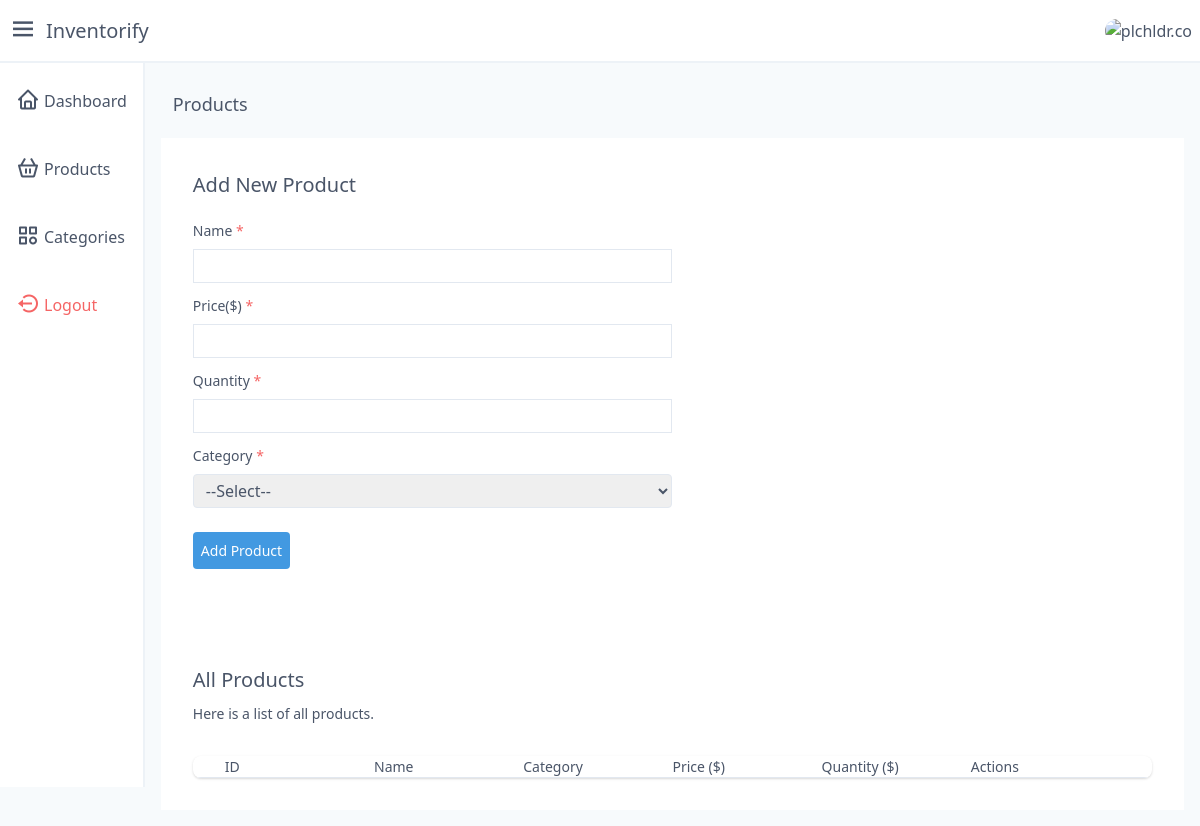
Before: /products (signed in) with the older database file.
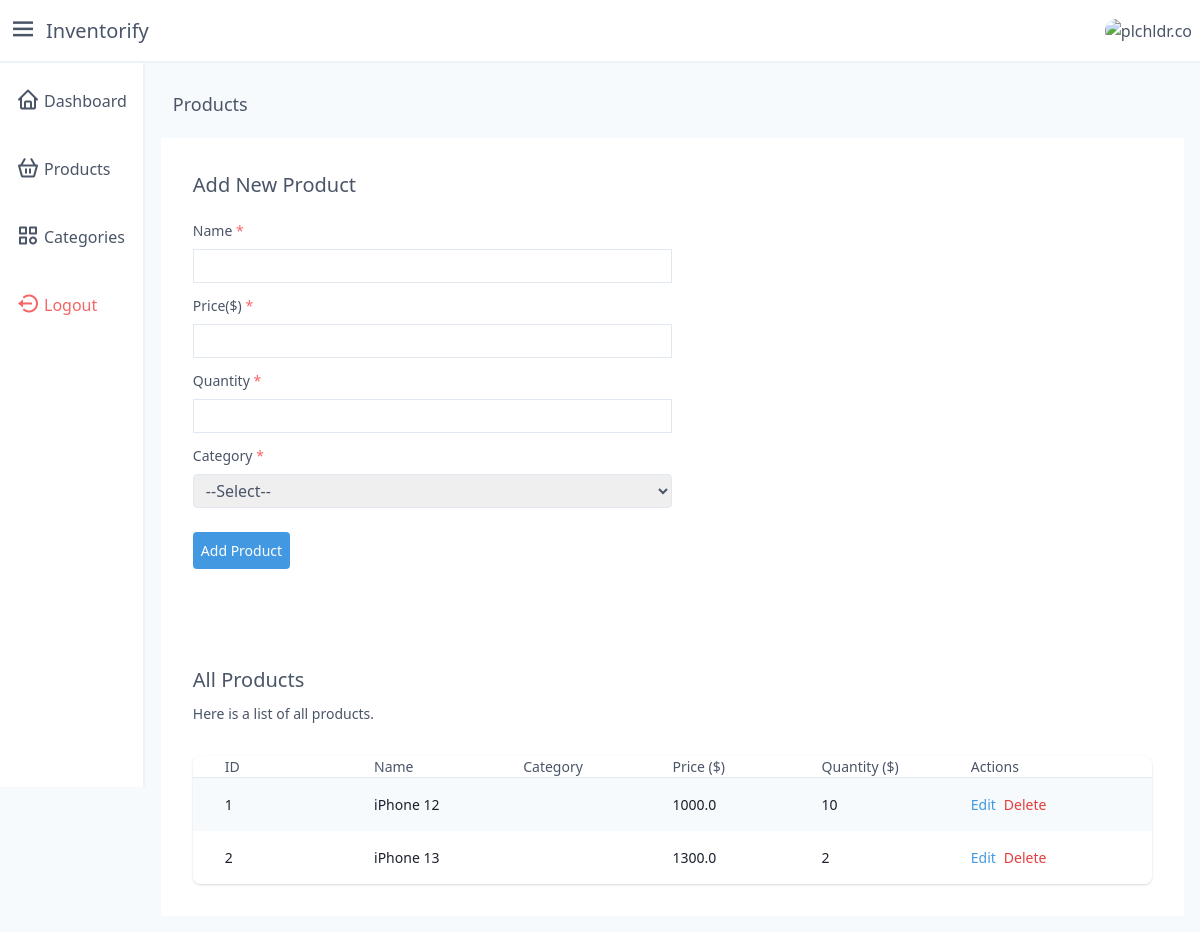
After: the same page with the newer database file.
### models.py (models this page shows, shortened)
class Product(Base):
    __tablename__ = 'products'
    id = Column(Integer, primary_key=True)
    name = Column(String, nullable=False, unique=True)
    price = Column(Float, nullable=False)
    quantity = Column(Integer, default=0)
    user_id = Column(Integer, ForeignKey('users.id'))
    category_id = Column(Integer, ForeignKey('categories.id'))
    user = relationship('User', back_populates='products')
    category = relationship('Category', back_populates='products')

### app.py (the view)
@app.get('/products')
def products():
    user_id = session.get('user_id')
    if not user_id:
        return redirect('/login')
    products = db.fetch_products(user_id)
    categories = db.fetch_categories(user_id)
    return render_template(
        'auth/products.html',
        products=enumerate(products),
        categories=categories
    )

### database.py (called while the page is built)
    def fetch_categories(self, user_id):
        return (
            self.session.query(Category)
                .filter(Category.user_id == user_id)
        )

    def fetch_products(self, user_id):
        return (
            self.session.query(Product)
                .filter(Product.user_id == user_id)
        )

### templates/auth/products.html (shortened to what this page needs)
{% extends 'auth/layout.j2' %}
{% block main %}
<div class="m-3 text-lg">
    Products
</div>
{% with v_error = get_flashed_messages(category_filter=["validation_error"]) %}
<section class="flex justify-center">
    <div class="w-full lg:p-8 p-4 bg-white mt-2">
        <h3 class="text-xl">Add New Product</h3>
        <form method="POST" action="/products" class="mt-5" enctype="multipart/form-data">
            <div class="my-3">
                <label class="text-sm block">
                    Name <span class="text-red-500">*</span>
                </label>
                <div class="mt-2">
                    <input name="name" type="text" class="px-2 py-1 lg:w-1/2 border border-gray-300" required />
                </div>
            </div>
            <div class="my-3">
                <label class="text-sm block">
                    Price($) <span class="text-red-500">*</span>
                </label>
                <div class="mt-2">
                    <input name="price" type="number" class="px-2 py-1 lg:w-1/2 border border-gray-300" required />
                </div>
            </div>
            <div class="my-3">
                <label class="text-sm block">
                    Quantity <span class="text-red-500">*</span>
                </label>
                <div class="mt-2">
                    <input name="quantity" type="number" class="px-2 py-1 lg:w-1/2 border border-gray-300" required />
                </div>
            </div>
            <div class="my-3">
                <label class="text-sm block">
                    Category <span class="text-red-500">*</span>
                </label>
                <div class="mt-2">
                    <select name="category_id" class="px-2 py-1 md:w-1/2 border border-gray-300 rounded" required>
                        <option value="" selected disabled>--Select--</option>
                    </select>
                </div>
            </div>
            <div class="mt-6">
                <button type='submit' class="p-2 bg-blue-500 text-white text-sm rounded">Add Product</button>
            </div>
        </form>
        <div class='mt-16 lg:flex lg:items-center'>
            <div class="lg:flex-auto">
                <h3 class='text-xl mt-8'>All Products</h3>
                <p class="mt-2 text-sm text-gray-700">
                    Here is a list of all products.
                </p>
            </div>
        </div>
        <div class="mt-8 flex flex-col">
            <div class="-my-2 -mx-4 overflow-x-auto sm:-mx-6 lg:-mx-8">
                <div class="inline-block min-w-full py-2 align-middle md:px-6 lg:px-8">
                    {% if not products %}
                    <p class="text-gray-700 text-md text-center">
                        You are yet to add any product.
                    </p>
                    {% else %}
                    <div class="overflow-hidden shadow ring-1 ring-black ring-opacity-5 lg:rounded-lg">
                        <div class="min-w-full divide-y divide-gray-300">
                            <div class="flex justify-between lg:px-8 px-4">
                                <h3 class="py-3.5 text-sm font-medium w-1/6 text-left">
                                    ID
                                </h3>
                                <h3 class="py-3.5 text-sm font-medium w-1/6 text-left">
                                    Name
                                </h3>
                                <h3 class="py-3.5 text-sm font-medium w-1/6 text-left">
                                    Category
                                </h3>
                                <h3 class="py-3.5 text-sm font-medium w-1/6 text-left">
                                    Price ($)
                                </h3>
                                <h3 class="py-3.5 text-sm font-medium w-1/6 text-left">
                                    Quantity ($)
                                </h3>
                                <h3 class="py-3.5 text-sm font-medium w-1/6 text-left">
                                    Actions
                                </h3>
                            </div>
                            <div class="bg-white">
                                {% for key, product in products %}
                                <div
                                    class="{{ 'bg-gray-100' if key % 2==0 else '' }} flex justify-between lg:px-8 px-4">
                                    <h3 class="whitespace-nowrap py-4 text-sm text-gray-900 w-1/6 text-left">
                                        {{ product.id }}
                                    </h3>
                                    <h3 class="whitespace-nowrap py-4 text-sm text-gray-900 w-1/6 text-left">
                                        {{ product.name }}
                                    </h3>
                                    <h3 class="whitespace-nowrap py-4 text-sm text-gray-900 w-1/6 text-left">
                                    </h3>
                                    <h3 class="whitespace-nowrap py-4 text-sm text-gray-900 w-1/6 text-left">
                                        {{ product.price }}
                                    </h3>
                                    <h3 class="whitespace-nowrap py-4 text-sm text-gray-900 w-1/6 text-left">
                                        {{ product.quantity }}
                                    </h3>
                                    <span class="py-4 text-right w-1/6 text-sm flex">
                                        <a href="/products/edit/{{product.id}}" class="text-blue-500">
                                            Edit
                                        </a>
                                        <form method="post" action="/categories/delete/{{product.id}}"
                                            class="inline-block">
                                            <button type="submit" class="text-red-600 inline-block ml-2">
                                                Delete
                                            </button>
                                        </form>
                                    </span>
                                </div>
                                {% endfor %}
                            </div>
                        </div>
                    </div>
                    {% endif %}
                </div>
            </div>
        </div>
    </div>
</section>
{% endwith %}
{% endblock %}

### templates/auth/layout.j2 (shortened to what this page needs)
<!DOCTYPE html>
<html lang="en">
<head>
  <link rel="stylesheet" href="https://unpkg.com/boxicons@2.0.7/css/boxicons.min.css" />
  <link href="https://unpkg.com/tailwindcss@^1.0/dist/tailwind.min.css" rel="stylesheet">
</head>
<body>
  <main class="min-h-screen w-full bg-gray-100 text-gray-700" x-data="layout">
    <header class="flex w-full items-center justify-between border-b-2 border-gray-200 bg-white p-2">
      <div class="flex items-center space-x-2">
        <button type="button" class="text-3xl" @click="asideOpen = !asideOpen"><i class="bx bx-menu"></i></button>
        <a href="/" class="text-xl">Inventorify</a>
      </div>
      <div
        class="h-9 w-9 overflow-hidden rounded-full">
        <img src="https://plchldr.co/i/40x40?bg=111111" alt="plchldr.co" />
      </div>
    </header>
    <div class="flex">
      <aside class="flex w-72 flex-col space-y-2 border-r-2 border-gray-200 bg-white p-2" style="height: 90.5vh" x-show="asideOpen">
        <a href="/dashboard" class="flex items-center space-x-1 rounded-md px-2 py-3 hover:bg-gray-100 hover:text-blue-600">
          <span class="text-2xl"><i class="bx bx-home"></i></span>
          <span>Dashboard</span>
        </a>
        <a href="/products" class="flex items-center space-x-1 rounded-md px-2 py-3 hover:bg-gray-100 hover:text-blue-600">
          <span class="text-2xl"><i class="bx bx-basket"></i></span>
          <span>Products</span>
        </a>
        <a href="/categories" class="flex items-center space-x-1 rounded-md px-2 py-3 hover:bg-gray-100 hover:text-blue-600">
          <span class="text-2xl"><i class="bx bx-category"></i></span>
          <span>Categories</span>
        </a>
        <form method="post" action="/logout" class="flex items-center space-x-1 rounded-md px-2 py-3 text-red-500 hover:text-red-300">
          <button type="submit" class="flex items-center">
            <span class="text-2xl"><i class='bx bx-log-out-circle'></i></span>
            <span class="ml-1">Logout</span>
          </button>
        </form>
      </aside>
      <div class="w-full p-4">
        {% block main%}{% endblock %}
      </div>
    </div>
  </main>
</body>
</html>

Changed rows visible on the page:
added Product: id "1", name "iPhone 12", price "1000.0", quantity "10"
added Product: id "2", name "iPhone 13", price "1300.0", quantity "2"
